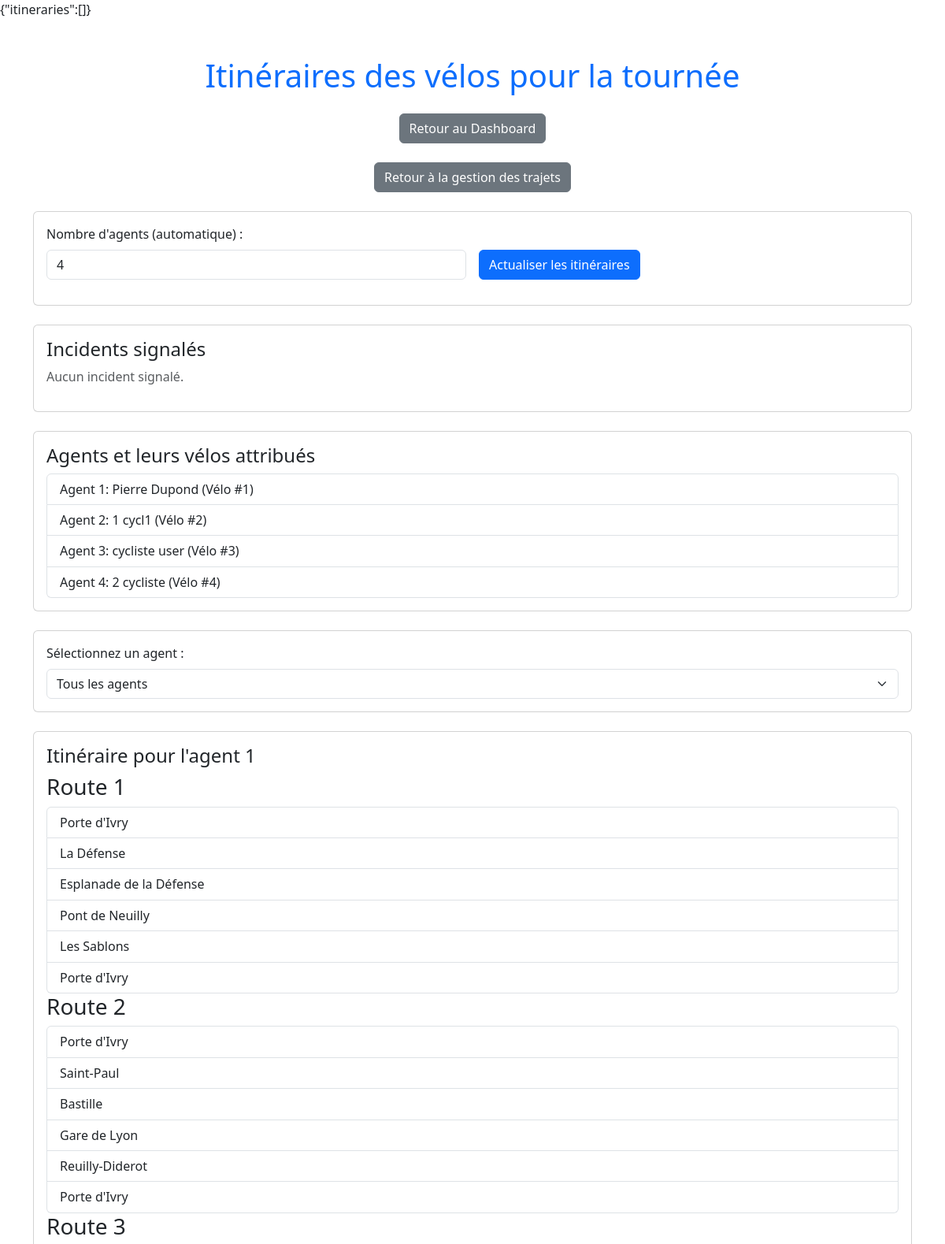
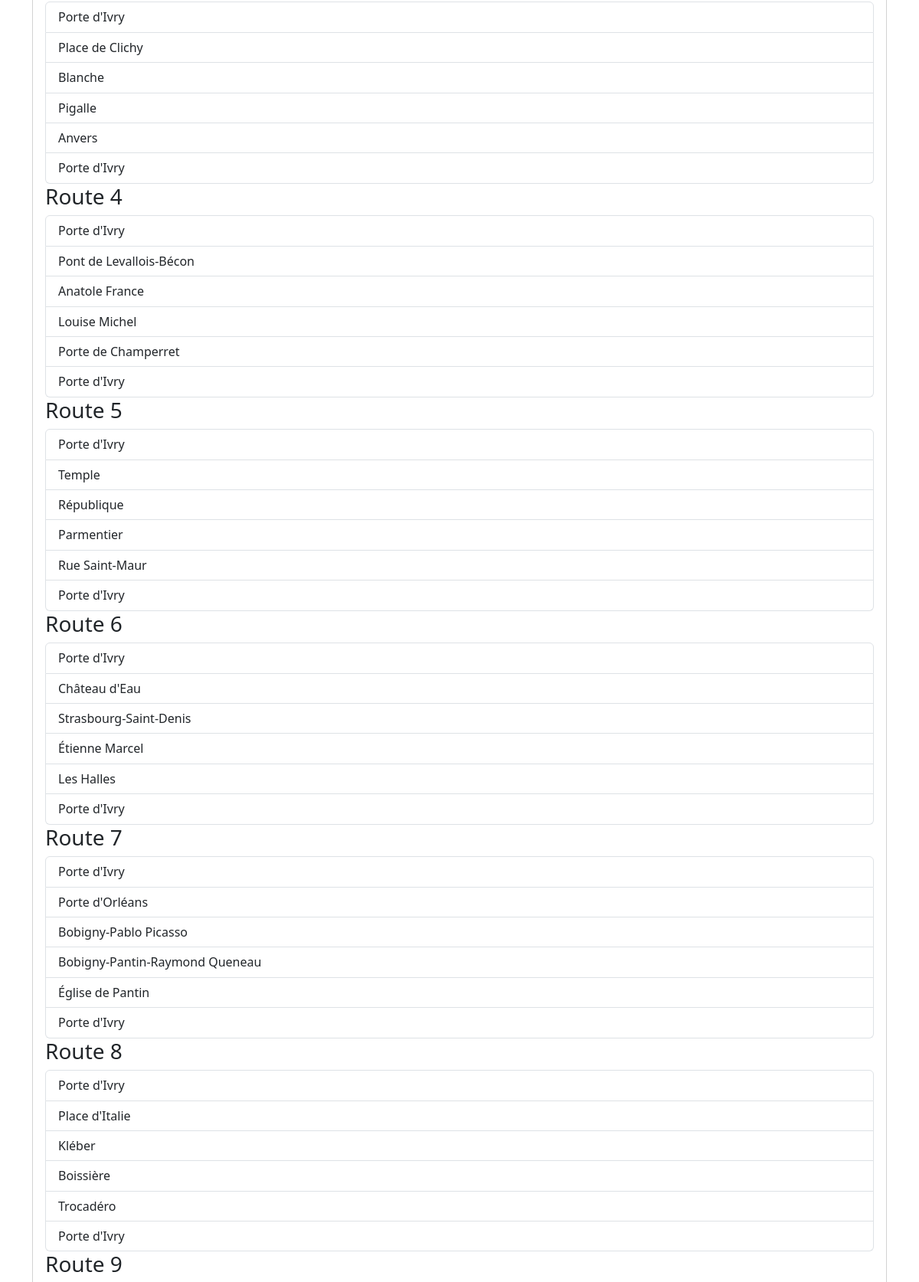
Screenshot of /gestionnaire_reseau/trajet.php (upper part) with the database file from the repository (2 pictures, top to bottom).
### tables this page shows
CREATE TABLE `utilisateurs` (
  `id` int(11) NOT NULL,
  `nom` varchar(100) NOT NULL,
  `prenom` varchar(100) DEFAULT NULL,
  `email` varchar(100) NOT NULL,
  `mot_de_passe` varchar(255) NOT NULL,
  `role_id` int(11) NOT NULL,
  `date_embauche` date DEFAULT NULL,
  `disponibilite` varchar(255) DEFAULT NULL,
  `type_absence` enum('disponible','malade','congé') DEFAULT 'disponible'
);

CREATE TABLE `velos` (
  `id` int(11) NOT NULL,
  `numero` varchar(50) NOT NULL,
  `etat` varchar(50) NOT NULL DEFAULT 'operationnel',
  `autonomie_km` int(11) NOT NULL DEFAULT 50,
  `date_derniere_revision` date DEFAULT NULL
);

### gestionnaire_reseau/trajet.php (the view, shortened to what this page needs)
<?php
$dsn = "mysql:host=localhost;dbname=poubelle_verte;charset=utf8";
$username = "root";
$password = "";
try {
    $pdo = new PDO($dsn, $username, $password, [
        PDO::ATTR_ERRMODE => PDO::ERRMODE_EXCEPTION,
        PDO::ATTR_DEFAULT_FETCH_MODE => PDO::FETCH_ASSOC
    ]);
} catch (PDOException $e) {
    die("Erreur de connexion : " . $e->getMessage());
}
$sqlVelo = "SELECT id, numero FROM velos WHERE etat = 'en_cours_utilisation'";
$velosDisponibles = $pdo->query($sqlVelo)->fetchAll();
$sqlUtilisateur = "SELECT id, nom, prenom FROM utilisateurs WHERE disponibilite = 'en tournée'";
$utilisateursDisponibles = $pdo->query($sqlUtilisateur)->fetchAll();
$numAgents = min(count($velosDisponibles), count($utilisateursDisponibles));
$groupSize = 4;
$startStop = "Porte d'Ivry";
$stopsToVisit = array_keys($stops);
if (($key = array_search($startStop, $stopsToVisit)) !== false) {
    unset($stopsToVisit[$key]);
}
$allRoutes = [];
while (!empty($stopsToVisit)) {
    $route = [$startStop];
    $newStops = [];
    foreach ($stopsToVisit as $stop) {
        if (count($newStops) < $groupSize) {
            $newStops[] = $stop;
        } else {
            break;
        }
    }
    foreach ($newStops as $stop) {
        if (($key = array_search($stop, $stopsToVisit)) !== false) {
            unset($stopsToVisit[$key]);
        }
    }
    $route = array_merge($route, $newStops);
    $route[] = $startStop;
    $allRoutes[] = $route;
}
$itineraries = [];
for ($i = 0; $i < $numAgents; $i++) {
    $itineraries[$i] = [];
}
$routeIndex = 0;
foreach ($allRoutes as $route) {
    $agentIndex = $routeIndex % $numAgents;
    $itineraries[$agentIndex][] = $route;
    $routeIndex++;
}
$sqlIncidents = "
SELECT
    i.id,
    i.tournee_id,
    i.type_incident,
    i.date,
    i.heure,
    i.description,
    i.resolution,
    i.resolved_at,
    t.date AS tournee_date,
    t.heure_debut,
    t.heure_fin,
    COALESCE(a.libelle, 'Aucun') AS arret_libelle, -- Valeur par défaut si NULL
    COALESCE(r.libelle, 'Aucune') AS rue_libelle  -- Valeur par défaut si NULL
FROM incidents i
LEFT JOIN tournees t ON i.tournee_id = t.id
LEFT JOIN arrets a ON i.arret_id = a.id
LEFT JOIN rues r ON i.rue_id = r.id
WHERE i.resolved_at IS NULL -- Filtrer uniquement les incidents non résolus
ORDER BY i.date DESC, i.heure DESC
";
try {
    $resultIncidents = $pdo->query($sqlIncidents)->fetchAll();
} catch (PDOException $e) {
    die("Erreur lors de la récupération des incidents : " . $e->getMessage());
}
?>
<!DOCTYPE html>
<html>
<head>
    <link rel="stylesheet" href="https://cdn.jsdelivr.net/npm/bootstrap@5.3.0/dist/css/bootstrap.min.css">
    <link rel="stylesheet" href="https://unpkg.com/leaflet@1.7.1/dist/leaflet.css" />
</head>
<body>
    <div class="container mt-5">
        <h1 class="text-center text-primary mb-4">Itinéraires des vélos pour la tournée</h1>
        <div class="text-center mb-4">
            <a href="gestionnaire_reseau.php" class="btn btn-secondary">Retour au Dashboard</a>
        </div>
        <div class="text-center mb-4">
            <a href="gestion_tournees.php" class="btn btn-secondary">Retour à la gestion des trajets</a>
        </div>
        <div class="card mb-4">
            <div class="card-body">
                <form method="get" class="row g-3">
                    <div class="col-md-6">
                        <label for="numAgents" class="form-label">Nombre d'agents (automatique) :</label>
                        <input type="number" class="form-control" id="numAgents" name="numAgents" value="<?php echo $numAgents; ?>" min="1" readonly>
                    </div>
                    <div class="col-md-6 align-self-end">
                        <input type="submit" value="Actualiser les itinéraires" class="btn btn-primary">
                    </div>
                </form>
            </div>
        </div>
        <div class="card mb-4">
            <div class="card-body">
                <h2 class="card-title">Incidents signalés</h2>
                <?php if (!empty($resultIncidents)): ?>
                    <ul class="list-group">
                        <?php
                        foreach ($resultIncidents as $incident) {
                            $arretLibelle = !empty($incident['arret_libelle']) ? htmlspecialchars($incident['arret_libelle']) : 'Aucun';
                            $rueLibelle = !empty($incident['rue_libelle']) ? htmlspecialchars($incident['rue_libelle']) : 'Aucune';
                            $description = htmlspecialchars($incident['description']);
                            $date = htmlspecialchars($incident['date']);
                            echo "<li class='list-group-item'>";
                            echo "<strong>Arrêt :</strong> $arretLibelle, ";
                            echo "<strong>Rue :</strong> $rueLibelle<br>";
                            echo "<strong>Description :</strong> $description<br>";
                            echo "<strong>Date :</strong> $date";
                            echo "</li>";
                        }
                        ?>
                    </ul>
                <?php else: ?>
                    <p class="text-muted">Aucun incident signalé.</p>
                <?php endif; ?>
            </div>
        </div>
        <div class="card mb-4">
            <div class="card-body">
                <h2 class="card-title">Agents et leurs vélos attribués</h2>
                <ul class="list-group">
                    <?php
                    for ($i = 0; $i < $numAgents; $i++) {
                        $agent = $utilisateursDisponibles[$i];
                        $velo = $velosDisponibles[$i];
                        echo "<li class='list-group-item'>Agent " . ($i + 1) . ": " . htmlspecialchars($agent['prenom'] . " " . $agent['nom']) .
                            " (Vélo #" . htmlspecialchars($velo['numero']) . ")</li>";
                    }
                    ?>
                </ul>
            </div>
        </div>
        <div class="card mb-4">
            <div class="card-body">
                <label for="agentSelect" class="form-label">Sélectionnez un agent :</label>
                <select id="agentSelect" class="form-select">
                    <option value="all">Tous les agents</option>
                </select>
            </div>
        </div>
        <div>
            <?php
            foreach ($itineraries as $agent => $routes) {
                echo "<div class='agent card mb-4' id='agent" . $agent . "'>";
                echo "<div class='card-body'>";
                echo "<h2 class='card-title'>Itinéraire pour l'agent " . ($agent + 1) . "</h2>";
                foreach ($routes as $routeIndex => $route) {
                    echo "<h3>Route " . ($routeIndex + 1) . "</h3>";
                    echo "<ul class='list-group'>";
                    foreach ($route as $stop) {
                        echo "<li class='list-group-item'>" . htmlspecialchars($stop) . "</li>";
                    }
                    echo "</ul>";
                }
                echo "</div>";
                echo "</div>";
            }
            ?>
        </div>
    </div>
</body>
</html>

### gestionnaire_reseau/trajet.php (style rules this page uses)
body { margin: 0; padding: 0; }
.agent { margin-bottom: 20px; }
.card-title { font-size: 1.5rem; }
.list-group-item { font-size: 1rem; line-height: 1.4; }

### rows the page displays
utilisateurs: prenom+nom "Pierre Dupond"
velos: numero "1"
utilisateurs: prenom+nom "1 cycl1"
velos: numero "2"
utilisateurs: prenom+nom "cycliste user"
velos: numero "3"
utilisateurs: prenom+nom "2 cycliste"
velos: numero "4"

### other values shown
$stop "Porte d'Ivry"
$stop "La Défense"
$stop "Esplanade de la Défense"
$stop "Pont de Neuilly"
$stop "Les Sablons"
$stop "Saint-Paul"
$stop "Bastille"
$stop "Gare de Lyon"
$stop "Reuilly-Diderot"
$stop "Place de Clichy"
$stop "Blanche"
$stop "Pigalle"
$stop "Anvers"
$stop "Pont de Levallois-Bécon"
$stop "Anatole France"
